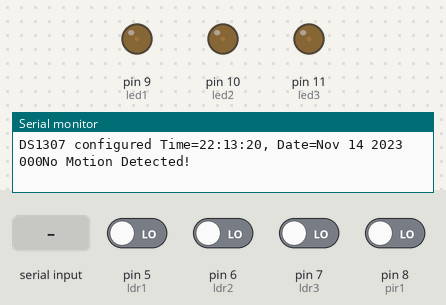
The sketch below on a simulated Arduino Uno, built with avr-gcc and run on an emulated ATmega328P. On the bench: output pins drawn as LEDs (lit = HIGH), the last lines printed to the serial monitor. The test bench sets the inputs (shaded band); at power-on: pin 5 (ldr1), pin 6 (ldr2), pin 7 (ldr3), pin 8 (pir1) LOW. The local clock reads 2024-03-15 10:24:30 at power-on unless the sketch sets it.

Above: at 1.2 s.
1.3 s: pin 8 (pir1) driven HIGH
At 6.2 s:
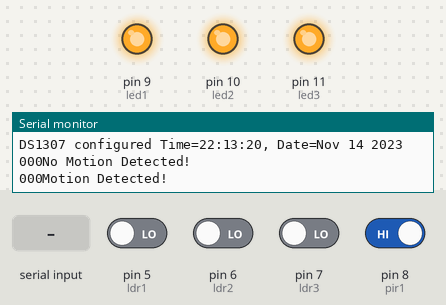
6.5 s: "30,150\n" received over Serial
At 10.4 s:
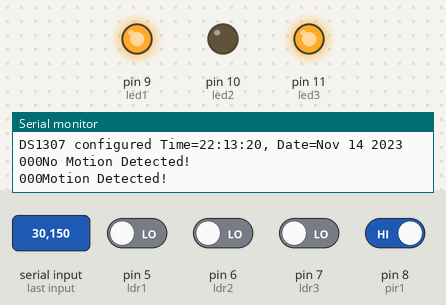
At 15.9 s:
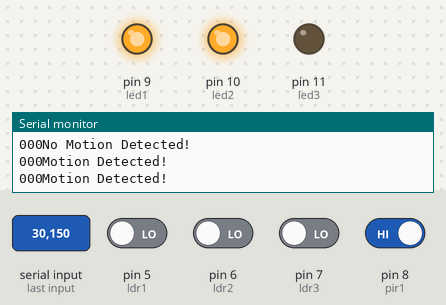
Timing chart, 0 to 17.5 s (numbered marks = the images above; inputs shaded):
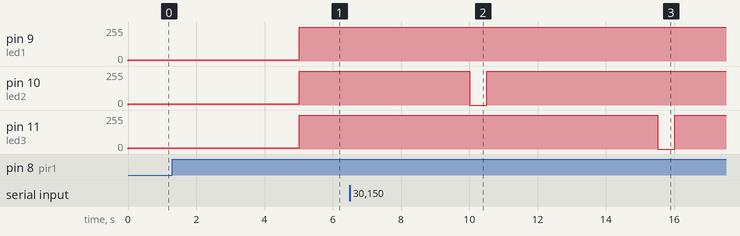

The sketch:

RIGHT.ino
```cpp
#include <Wire.h>
#include <TimeLib.h>
#include <DS1307RTC.h>
#include <SoftwareSerial.h>

const char *monthName[12] = {
  "Jan", "Feb", "Mar", "Apr", "May", "Jun",
  "Jul", "Aug", "Sep", "Oct", "Nov", "Dec"
};

tmElements_t tm;

const int ldr1 = 5;
const int ldr2 = 6;
const int ldr3 = 7;

const int led1 = 9;
const int led2 = 10;
const int led3 = 11;

bool ledValue1 = false;
bool ledValue2 = false;
bool ledValue3 = false;

bool ldrValue1;
bool ldrValue2;
bool ldrValue3;

const int pir1 = 8;

int brightness = 10;     // Initial brightness (50% of maximum)

void setup() {
  bool parse=false;
  bool config=false;

  if (getDate(__DATE__) && getTime(__TIME__)) {
    parse = true;
    if (RTC.write(tm)) {
      config = true;
    }
  }
  pinMode(led1, OUTPUT);
  pinMode(led2, OUTPUT);
  pinMode(led3, OUTPUT);

  pinMode(pir1, INPUT);

  analogWrite(led1, brightness);
  analogWrite(led2, brightness);
  analogWrite(led3, brightness);

  Serial.begin(9600);
   while (!Serial) {
    ; // wait for serial port to connect. Needed for Native USB only
  }
  if (parse && config) {
    Serial.print("DS1307 configured Time=");
    Serial.print(__TIME__);
    Serial.print(", Date=");
    Serial.println(__DATE__);
  } else if (parse) {
    Serial.println("DS1307 Communication Error :-{");
    Serial.println("Please check your circuitry");
  } else {
    Serial.print("Could not parse info from the compiler, Time=\"");
    Serial.print(__TIME__);
    Serial.print("\", Date=\"");
    Serial.print(__DATE__);
    Serial.println("\"");
  }

  pinMode(led1,OUTPUT);
  pinMode(led2,OUTPUT);
  pinMode(led3,OUTPUT);

  pinMode(ldr1, INPUT);
  pinMode(ldr2, INPUT);
  pinMode(ldr3, INPUT);
}

void loop() {
  if(Serial.available() >= 3){
    ledValue1 = Serial.read() - '0';
    ledValue2 = Serial.read() - '0';
    ledValue3 = Serial.read() - '0';

    digitalWrite(led1, ledValue1);
    digitalWrite(led2, ledValue2);
    digitalWrite(led3, ledValue3);

    delay(500);
  }

  if (RTC.read(tm)) {
    int currentHour = tm.Hour;

    // Turn off LEDs from 6 am to 6 pm
    if (currentHour >= 6 && currentHour < 18) {
      digitalWrite(led1, LOW);
      digitalWrite(led2, LOW);
      digitalWrite(led3, LOW);
    }
    else {
      ldrValue1 = digitalRead(ldr1);
      ldrValue2 = digitalRead(ldr2);
      ldrValue3 = digitalRead(ldr3);

      Serial.print(ldrValue1);
      Serial.print(ldrValue2);
      Serial.print(ldrValue3);

      if (digitalRead(pir1) == HIGH) {
          brightness = 255;  // Set brightness to maximum (100%)
          Serial.println("Motion Detected!");
          analogWrite(led1, brightness);
          analogWrite(led2, brightness);
          analogWrite(led3, brightness);
      }
      else {
          Serial.println("No Motion Detected!");
        }

  delay(5000);
  }
 }
}
  /*if (RTC.read(tm)) {
    int currentHour = tm.Hour;
    int currentMinute = tm.Minute;

    if ((currentHour == 12 && currentMinute >= 55) || (currentHour == 13 && currentMinute <= 0)) {
  */
bool getTime(const char *str)
{
  int Hour, Min, Sec;

  if (sscanf(str, "%d:%d:%d", &Hour, &Min, &Sec) != 3) return false;
  tm.Hour = Hour;
  tm.Minute = Min;
  tm.Second = Sec;
  return true;
}

bool getDate(const char *str)
{
  char Month[12];
  int Day, Year;
  uint8_t monthIndex;

  if (sscanf(str, "%s %d %d", Month, &Day, &Year) != 3) return false;
  for (monthIndex = 0; monthIndex < 12; monthIndex++) {
    if (strcmp(Month, monthName[monthIndex]) == 0) break;
  }
  if (monthIndex >= 12) return false;
  tm.Day = Day;
  tm.Month = monthIndex + 1;
  tm.Year = CalendarYrToTm(Year);
  return true;
}
```

Measured:
- after the input at 1.3 s, pin 9 (led1), pin 10 (led2), pin 11 (led3): 10/255 → 255/255 after 3.7 s
- after the input at 6.5 s, pin 10 (led2): 255/255 → 0/255 after 3.5 s, → 255/255 0.50 s later; pin 11 (led3): 255/255 → 0/255 after 9.0 s, → 255/255 0.50 s later
